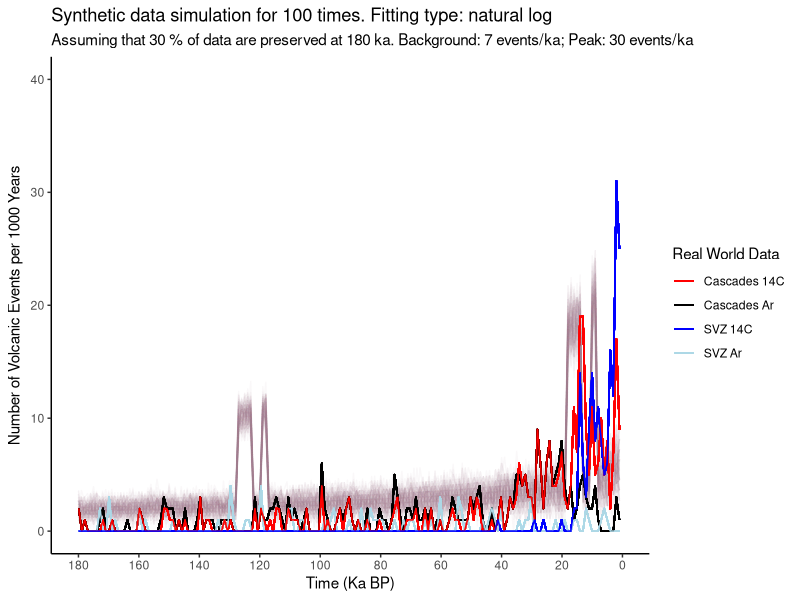

Recreate this plot in R.
## ---- chunk 1
knitr::opts_chunk$set(echo = FALSE, warning=FALSE, message=FALSE)

## ---- chunk 2
synthetic_gen <- function(background, background_sd, peak, peak_sd, ar_uncertainty, degla1_begin, degla1_end, degla2_begin, degla2_end, small, gap){
  
  bg <- background
  pk <- peak
  bgsd <- background_sd
  pksd <- peak_sd
  t1 <- degla1_begin
  t2 <- degla1_end
  t3 <- degla2_begin
  t4 <- degla2_end
  gap <- as.integer(gap)
  
  library(ggplot2)
  
  # Initiating a new data.frame for the synthetic data
  syn <- data.frame(ka = c(1:180))
  syn$yearsBP <- NA
  for (i in 1:nrow(syn)){
    syn$yearsBP[i] <- syn$ka[i] * 1000
  }
  
  # Generating the synthetic data
  # method:
  # 1) Background noise = 5 +/- 4;
  #    The variation is based on the normal distribution
  #    using rnorm(1, mean=5, sd=2) function with as.integer()function
  #    which is: as.integer(rnorm(1, mean=5, sd=2))
  # 2) Peaks at interglacial periods:
  #    when ka -> (14, 18) OR (123, 127)
  # 3) Data at peaks = 30 +/- 5
  #    which is: as.integer(rnorm(1, mean=30, sd=2.5))
  syn$events <- NA
  
  if(small==1){
      for (i in 1:nrow(syn)){
        if(isTRUE(i>=t4 && i<=t3) || isTRUE(i>=t2 && i<=t1)){
            syn$events[i] <- as.integer(rnorm(1, mean=pk, sd=pksd))
            if(syn$events[i] < 0){
              syn$events[i] <- 0
            }
        } else if(isTRUE(i>=(t4-gap) && i<=(t4-gap+1)) || isTRUE(i>=(t2-gap) && i<=(t2-gap+1))){
            syn$events[i] <- as.integer(rnorm(1, mean=pk, sd=pksd))
            if(syn$events[i] < 0){
              syn$events[i] <- 0
            }
        } else {
            syn$events[i] <- as.integer(rnorm(1, mean=bg, sd=bgsd))
            if(syn$events[i] < 0){
              syn$events[i] <- 0
            }
        }
    }
  } else {
    for (i in 1:nrow(syn)){
        if(isTRUE(i>=t4 && i<=t3) || isTRUE(i>=t2 && i<=t1)){
            syn$events[i] <- as.integer(rnorm(1, mean=pk, sd=2.5))
            if(syn$events[i] < 0){
              syn$events[i] <- 0
            }
        } else {
            syn$events[i] <- as.integer(rnorm(1, mean=bg, sd=2))
            if(syn$events[i] < 0){
              syn$events[i] <- 0
            }
        }
    }
  }
  
  # generating temporal uncertainty up to 10% for Argon dating
  for (i in 2:(nrow(syn)-1)){
    x <- runif(1,0,1)
    if(x < ar_uncertainty/2){
      syn$events[i-1] <- syn$events[i-1] * (1 + ar_uncertainty/2)
      syn$events[i] <-  syn$events[i] * (1 - ar_uncertainty/2)
      if(syn$events[i] < 0){
        syn$events[i] <- 0
      }
    } else if (x > (1 - ar_uncertainty/2)) {
      syn$events[i] <- syn$events[i] * (1 + ar_uncertainty/2)
      syn$events[i+1] <-  syn$events[i+1] * (1 - ar_uncertainty/2)
      if(syn$events[i+1] < 0){
        syn$events[i+1] <- 0
      }
    }
  }
  
  
  # plot to see the synthetic data
  
  plot <- ggplot()+
    geom_line(data=syn, aes(x=syn$ka, y=syn$events))+
    scale_x_reverse(limits = c(180, 0),breaks = scales::pretty_breaks(n = 18)) +
    ggtitle("Synthetic data") +
    theme(panel.grid.major = element_blank(), panel.grid.minor = element_blank(),
          panel.background = element_blank(), axis.line = element_line(colour = "black"))+
    labs(y = "Events",
         x = "Ka")
  
  plot
  
  return(syn)
}

## ---- chunk 3
mc_syn <- function(type, p, run, background, background_sd, peak, peak_sd, ar_uncertainty, degla1_begin, degla1_end, degla2_begin, degla2_end, small, gap, plot){
  
  require(stringdist)
  
  #df <- syn
  #p <- 0.1
  #run <- 100
  
  
  bg <- background
  pk <- peak
  bgsd <- background_sd
  pksd <- peak_sd
  t1 <- degla1_begin
  t2 <- degla1_end
  t3 <- degla2_begin
  t4 <- degla2_end
  #type <-"linear"
  cascades_ar<-read.csv(file="realData/cascades_ar.csv", header=TRUE, sep=",")
  svz_ar<-read.csv(file="realData/svz_ar.csv", header=TRUE, sep=",")
  cascades_14c<-read.csv(file="realData/cascades_14c.csv", header=TRUE, sep=",")
  svz_14c<-read.csv(file="realData/svz_14c.csv", header=TRUE, sep=",")
  
  # Initiating the output data frame
  output <- data.frame(ka = c(1:180))
  
  if(type %in% "linear"){
    
    for(mc in 1:run){
      # generate a new synthetic dataset
      df <- synthetic_gen(bg, bgsd, pk, pksd, ar_uncertainty, t1, t2, t3, t4, small, gap)
      
      # calculate the number of events preserved in each time period
      output$nextrun <- NA
      df$prob <- NA
      
      # In the linear case, the fitting curve y = kx + b passes through (0,1) and (180, p)
      # Therefore:
      # b = 1 and 180k + 1 = p
      # solve: k = (p-1)/180
      # And the curve is: y = (p-1) * x / 180 + 1 where y is the prob and x is ka
      # And the number of preserved events is y * df$events[i]
      
      for (i in 1:nrow(output)){
        df$prob[i] <- (p-1) * df$ka[i] / 180 + 1
        output$nextrun[i] <- ((p-1) * output$ka[i] / 180 + 1) * df$events[i]
      }

      
      # set the column name
      names(output)[mc+1] <- paste("Simu",toString(mc), sep = " ", collapse = NULL)

    }
    # plot
    
    if(plot==0){
        maint <- paste("Synthetic data simulation for", toString(run), "times. Fitting type:", type)
        subt <- paste("Assuming that", toString(p*100), "% of data are preserved at 180 ka. Background:", toString(bg), "events/ka; Peak:", toString(pk), "events/ka")
        last <- run + 1
        plot <- ggplot()
        for(i in 2:last){
              gg.data <- data.frame(Time=output[,1], Events=output[,i])
              plot<- plot+
              geom_line(data=gg.data, aes(x=Time, y=Events),size = 0.5, colour="#A67C94", alpha = 0.05) 
            }
    
        plot <- plot + scale_x_reverse(limits = c(180, 0.1),breaks = scales::pretty_breaks(n = 9)) +
        ggtitle(maint, subt) +
        theme(panel.grid.major = element_blank(), panel.grid.minor = element_blank(),
            panel.background = element_blank(), axis.line = element_line(colour = "black"))+
        scale_y_continuous(name = expression("Number of Volcanic Events per 1000 Years"), limits = c(0, 40))+
        labs(y = "Counts",
            x = "Time (Ka BP)",
            colour = "Parameter")
        print(plot)
    } else {
        maint <- paste("Synthetic data simulation for", toString(run), "times. Fitting type:", type)
        subt <- paste("Assuming that", toString(p*100), "% of data are preserved at 180 ka. Background:", toString(bg), "events/ka; Peak:", toString(pk), "events/ka")
        last <- run + 1
        plot <- ggplot()
        for(i in 2:last){
              gg.data <- data.frame(Time=output[,1], Events=output[,i])
              plot<- plot+
              geom_line(data=gg.data, aes(x=Time, y=Events),size = 0.5, colour="#A67C94", alpha = 0.05)+
              geom_freqpoly(data=cascades_ar, aes(x=ka, colour="Cascades Ar"), bins=180)+
              geom_freqpoly(data=svz_ar, aes(x=ka, colour="SVZ Ar"), bins=180)+
              geom_freqpoly(data=cascades_14c, aes(x=ka, colour="Cascades 14C"), bins=180)+
              geom_freqpoly(data=svz_14c, aes(x=ka, colour="SVZ 14C"), bins=180)+
              scale_colour_manual(values = c(
                'Cascades Ar' = 'black',
                'Cascades 14C' = 'red',
                'SVZ Ar' = 'light blue',
                'SVZ 14C' = 'blue'))
            }
    
        plot <- plot + scale_x_reverse(limits = c(180, 0.1),breaks = scales::pretty_breaks(n = 9)) +
        ggtitle(maint, subt) +
        theme(panel.grid.major = element_blank(), panel.grid.minor = element_blank(),
            panel.background = element_blank(), axis.line = element_line(colour = "black"),
            legend.key = element_rect(colour = "white", fill = NA))+
        scale_y_continuous(name = expression("Number of Volcanic Events per 1000 Years"), limits = c(0, 40))+
        labs(y = "Counts",
            x = "Time (Ka BP)",
            colour = "Real World Data")
        print(plot)
          
        }

    
    # return data
    return(output)
    
  } else if (type %in% "inverse"){
    for(mc in 1:run){
      # generate a new synthetic dataset
      df <- synthetic_gen(bg, bgsd, pk, pksd, ar_uncertainty, t1, t2, t3, t4, small, gap)
      
      # calculate the number of events preserved in each time period
      output$nextrun <- NA
      df$prob <- NA
      
      # In the linear case, the fitting curve y = k/(x + b) passes through (0,1) and (180, p)
      # Therefore:
      # b = -k and k/(180 + k) = p
      # solve: k = 180*p/(1 - p)
      # And the curve is: y = (180 * p / (1 - p))/ (x + (180 * p / (1 - p)))
      # where y is the prob and x is ka
      # And the number of preserved events is y * df$events[i]
      
      for (i in 1:nrow(output)){
        df$prob[i] <- (180 * p / (1 - p))/ (df$ka[i] + (180 * p / (1 - p)))
        output$nextrun[i] <- df$prob[i] * df$events[i]
      }
      
      
      # set the column name
      names(output)[mc+1] <- paste("Simu",toString(mc), sep = " ", collapse = NULL)
      
    }
    
    # plot
    if(plot==0){
       maint <- paste("Synthetic data simulation for", toString(run), "times. Fitting type:", type, "proportional")
      subt <- paste("Assuming that", toString(p*100), "% of data are preserved at 180 ka. Background:", toString(bg), "events/ka; Peak:", toString(pk), "events/ka")
      last <- run + 1
      plot <- ggplot()
      for(i in 2:last){
        gg.data <- data.frame(Time=output[,1], Events=output[,i])
        plot<- plot+
          geom_line(data=gg.data, aes(x=Time, y=Events),size = 0.5, colour="#A67C94", alpha = 0.05) 
      }
    
      plot <- plot + scale_x_reverse(limits = c(180, 0.1),breaks = scales::pretty_breaks(n = 9)) +
        ggtitle(maint, subt) +
        theme(panel.grid.major = element_blank(), panel.grid.minor = element_blank(),
              panel.background = element_blank(), axis.line = element_line(colour = "black"),
              legend.key = element_rect(colour = "white", fill = NA))+
        scale_y_continuous(name = expression("Number of Volcanic Events per 1000 Years"), limits = c(0, 40))+
        labs(y = "Counts",
            x = "Time (Ka BP)",
            colour = "Parameter")
      print(plot)
    } else {
       maint <- paste("Synthetic data simulation for", toString(run), "times. Fitting type:", type, "proportional")
      subt <- paste("Assuming that", toString(p*100), "% of data are preserved at 180 ka. Background:", toString(bg), "events/ka; Peak:", toString(pk), "events/ka")
      last <- run + 1
      plot <- ggplot()
      for(i in 2:last){
        gg.data <- data.frame(Time=output[,1], Events=output[,i])
        plot<- plot+
          geom_line(data=gg.data, aes(x=Time, y=Events),size = 0.5, colour="#A67C94", alpha = 0.05)+
          geom_freqpoly(data=cascades_ar, aes(x=ka, colour="Cascades Ar"), bins=180)+
          geom_freqpoly(data=svz_ar, aes(x=ka, colour="SVZ Ar"), bins=180)+
          geom_freqpoly(data=cascades_14c, aes(x=ka, colour="Cascades 14C"), bins=180)+
          geom_freqpoly(data=svz_14c, aes(x=ka, colour="SVZ 14C"), bins=180)+
          scale_colour_manual(values = c(
            'Cascades Ar' = 'black',
            'Cascades 14C' = 'red',
            'SVZ Ar' = 'light blue',
            'SVZ 14C' = 'blue'))
        }
      plot <- plot + scale_x_reverse(limits = c(180, 0.1),breaks = scales::pretty_breaks(n = 9)) +
        ggtitle(maint, subt) +
        theme(panel.grid.major = element_blank(), panel.grid.minor = element_blank(),
              panel.background = element_blank(), axis.line = element_line(colour = "black"),
              legend.key = element_rect(colour = "white", fill = NA))+
        scale_y_continuous(name = expression("Number of Volcanic Events per 1000 Years"), limits = c(0, 40))+
        labs(y = "Counts",
            x = "Time (Ka BP)",
            colour = "Real World Data")
      print(plot)
    }

  } else if (type %in% "log"){
    
    # for convenience in natural log calculation, we use probability of DROPPING instead of KEEPING
    # so we need to initiating a new var called p1
    
    p1 <- 1 - p
    
    for(mc in 1:run){
      # generate a new synthetic dataset
      df <- synthetic_gen(bg, bgsd, pk, pksd, ar_uncertainty, t1, t2, t3, t4, small, gap)
      
      # calculate the number of events preserved in each time period
      output$nextrun <- NA
      df$prob <- NA
      
      # In the natural log case, the fitting curve y = ln(x+b)/k passes through (0,1) and (180, p1)
      # detailed calculation could be found on the github folder named naturalLog.png
      # And the curve is: y = ln(x+1)/(5.198/p1)
      # And the number of preserved events is (1-y) * df$events[i]
      
      for (i in 1:nrow(output)){
        df$prob[i] <- 1- (log(df$ka[i] + 1) / (5.198 / p1))
        output$nextrun[i] <- df$prob[i] * df$events[i]
      }
      
      
      # set the column name
      names(output)[mc+1] <- paste("Simu",toString(mc), sep = " ", collapse = NULL)
      
    }
    # plot
    
    if(plot==0){
          maint <- paste("Synthetic data simulation for", toString(run), "times. Fitting type: natural", type)
          subt <- paste("Assuming that", toString(p*100), "% of data are preserved at 180 ka. Background:", toString(bg), "events/ka; Peak:", toString(pk), "events/ka")
          last <- run + 1
          plot <- ggplot()
          for(i in 2:last){
              gg.data <- data.frame(Time=output[,1], Events=output[,i])
              plot<- plot+
              geom_line(data=gg.data, aes(x=Time, y=Events),size = 0.5, colour="#A67C94", alpha = 0.05) 
            }
    
          plot <- plot + scale_x_reverse(limits = c(180, 0.1),breaks = scales::pretty_breaks(n = 9)) +
          ggtitle(maint, subt) +
          theme(panel.grid.major = element_blank(), panel.grid.minor = element_blank(),
              panel.background = element_blank(), axis.line = element_line(colour = "black"))+
              scale_y_continuous(name = expression("Number of Volcanic Events per 1000 Years"), limits = c(0, 40))+
              labs(y = "Counts",
                   x = "Time (Ka BP)",
                  colour = "Parameter")
          print(plot)
    } else {
          maint <- paste("Synthetic data simulation for", toString(run), "times. Fitting type: natural", type)
          subt <- paste("Assuming that", toString(p*100), "% of data are preserved at 180 ka. Background:", toString(bg), "events/ka; Peak:", toString(pk), "events/ka")
          last <- run + 1
          plot <- ggplot()
          for(i in 2:last){
              gg.data <- data.frame(Time=output[,1], Events=output[,i])
              plot<- plot+
              geom_line(data=gg.data, aes(x=Time, y=Events),size = 0.5, colour="#A67C94", alpha = 0.05)+
              geom_freqpoly(data=cascades_ar, aes(x=ka, colour="Cascades Ar"), bins=180)+
              geom_freqpoly(data=svz_ar, aes(x=ka, colour="SVZ Ar"), bins=180)+
              geom_freqpoly(data=cascades_14c, aes(x=ka, colour="Cascades 14C"), bins=180)+
              geom_freqpoly(data=svz_14c, aes(x=ka, colour="SVZ 14C"), bins=180)+
              scale_colour_manual(values = c(
                'Cascades Ar' = 'black',
                'Cascades 14C' = 'red',
                'SVZ Ar' = 'light blue',
                'SVZ 14C' = 'blue'))
           }
    
          plot <- plot + scale_x_reverse(limits = c(180, 0.1),breaks = scales::pretty_breaks(n = 9)) +
          ggtitle(maint, subt) +
          theme(panel.grid.major = element_blank(), panel.grid.minor = element_blank(),
              panel.background = element_blank(), axis.line = element_line(colour = "black"),
              legend.key = element_rect(colour = "white", fill = NA))+
              scale_y_continuous(name = expression("Number of Volcanic Events per 1000 Years"), limits = c(0, 40))+
              labs(y = "Counts",
                   x = "Time (Ka BP)",
                  colour = "Real World Data")
          print(plot)
    }

    
    # return data
    return(output)
    
  } else {
    error <- "Fitting curve options: linear, log or inverse"
    print(error)
    return(NA)
  }
  
  
}
## ---- chunk 4
setwd("~/Documents/github/synthetic_svz")
# Set the working directory to one level above the folder containing real world data csv files

result <- mc_syn("log", 0.3, 100, 7, 2, 30, 2.5, 0.1, 127, 123, 18, 14, 1, 5, 1)
